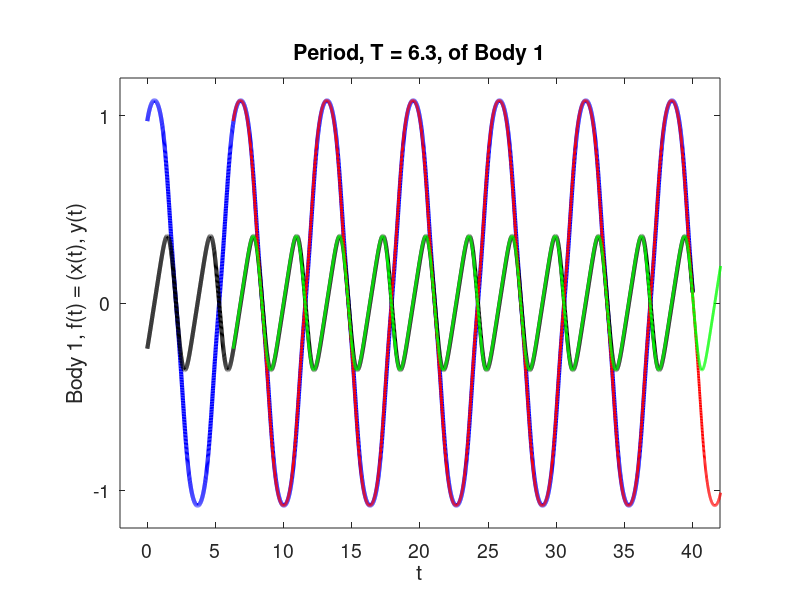

The MATLAB source for this figure: (Note: this script raises an error after producing the figure.)
% This code reads in the data file generated by calc_3body.m.
% Then it plots the trajectories of three bodies.
%
clear
figure(4);
clf reset
%
load data_3body
T=6.3;
tT=t(:,1)+T;
%
set(gcf,'position',[100,100,500,500])
axes('position',[0.15,0.12,0.75,0.75])
plot(t,w(:,1),'b-','linewidth',3.0)
hold on
plot(t,w(:,2),'k-','linewidth',3.0)
hold on
plot(tT,w(:,1),'r-','linewidth',2.0)
hold on
plot(tT,w(:,2),'g-','linewidth',2.0)
%
set(gca,'fontsize',14)
axis([-2,42,-1.2,1.2])
set(gca,'xtick',[0:5:40])
set(gca,'ytick',[-2:1:2])
xlabel('t')
ylabel('Body 1, f(t) = (x(t), y(t)')
title('Period, T = 6.3, of Body 1')
legend('x_1(t)','y_1(t)','x_1(t+T)','y_1(t+T)',2)